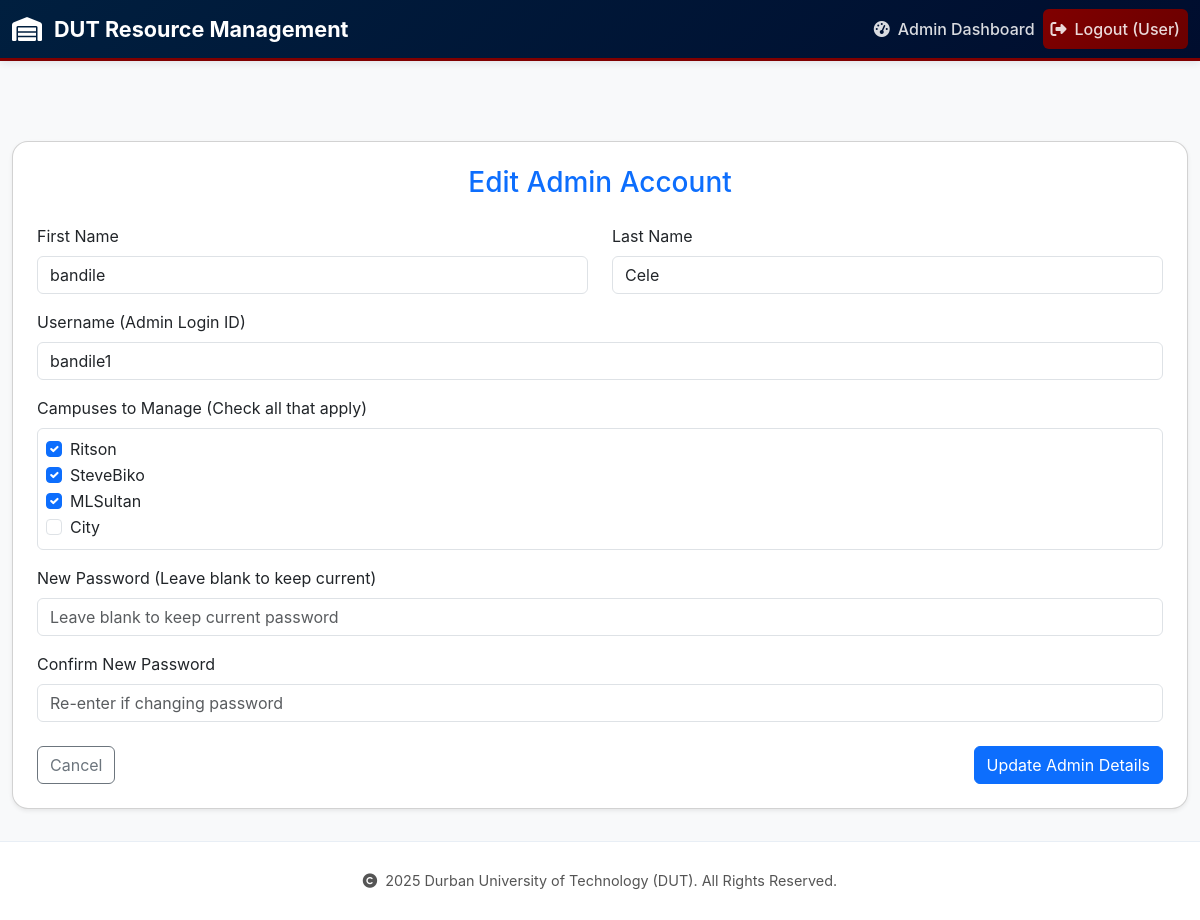
Screenshot of /admin/system/admins/edit/2 (signed in) with the database file from the repository.
### app/models.py (models this page shows, shortened)
class Admin(db.Model, UserMixin):
    __tablename__ = 'admin'
    admin_id = db.Column(db.Integer, primary_key=True)
    username = db.Column(db.String(80), unique=True, nullable=False)
    name = db.Column(db.String(100), nullable=True)
    surname = db.Column(db.String(100), nullable=True)
    password_hash = db.Column(db.String(256), nullable=False)  # UPDATED: 128 -> 256
    is_super_admin = db.Column(db.Boolean, default=False, nullable=False)
    data_capturers = db.relationship(
        'DataCapturer', backref='admin', lazy=True, cascade="all, delete-orphan", foreign_keys='DataCapturer.admin_id'
    )
    campuses = db.relationship('Campus', secondary=admin_campus_association, lazy='subquery',
                              backref=db.backref('admins', lazy=True))
    @property
    def is_admin(self):
        return True

class Campus(db.Model):
    __tablename__ = 'campus'
    campus_id = db.Column(db.Integer, primary_key=True)
    name = db.Column(db.String(120), unique=True, nullable=False)
    rooms = db.relationship('Room', backref='campus', lazy=True, cascade="all, delete-orphan")

### app/routes/admin_routes.py (the view, shortened to what this page needs)
@admin_bp.route('/system/admins/edit/<int:admin_id>', methods=['GET', 'POST'])
@login_required
def edit_admin(admin_id):
    admin = Admin.query.get_or_404(admin_id)
    form = AdminEditForm(original_username=admin.username)
    campuses = Campus.query.all()
    form.campuses_assigned.choices = [(c.name, c.name) for c in campuses]
    if request.method == 'GET':
        form.name.data = admin.name
        form.surname.data = admin.surname
        form.username.data = admin.username
        form.campuses_assigned.data = [c.name for c in admin.campuses]
    return render_template('admin/edit_admin.html', form=form, admin=admin)

### app/forms.py (shortened to what this page needs)
class AdminEditForm(AdminCreationForm):
    password = PasswordField('New Password (Leave blank to keep current)', validators=[Optional(), Length(min=8)])
    password_confirm = PasswordField('Confirm New Password', validators=[Optional(), EqualTo('password', message='Passwords must match')])
    submit = SubmitField('Update Admin Details')

### app/__init__.py (called while the page is built)
@login_manager.user_loader
def load_user(user_id):
    user_type, _, user_actual_id = user_id.partition('-')
    if user_type == 'A':
        return Admin.query.get(int(user_actual_id))
    elif user_type == 'D':
        return DataCapturer.query.get(int(user_actual_id))
    return None

### app/templates/admin/edit_admin.html (shortened to what this page needs)
{% extends "base.html" %}
{% block content %}
<div class="container mt-5">
  <div class="card shadow-sm rounded-4 p-4">
    <h3 class="mb-4 text-center text-primary">Edit Admin Account</h3>
    <form method="POST">
      <div class="row">
        <div class="col-md-6 mb-3">
          {{ form.name.label(class="form-label") }}
          {{ form.name(class="form-control") }}
        </div>
        <div class="col-md-6 mb-3">
          {{ form.surname.label(class="form-label") }}
          {{ form.surname(class="form-control") }}
        </div>
      </div>
      <div class="mb-3">
        {{ form.username.label(class="form-label") }}
        {{ form.username(class="form-control") }}
      </div>
      <div class="mb-3">
        {{ form.campuses_assigned.label(class="form-label") }}
        <div class="border rounded p-2" style="max-height: 200px; overflow-y: auto;">
          {% for subfield in form.campuses_assigned %}
            <div class="form-check">
              {{ subfield(class="form-check-input") }}
              {{ subfield.label(class="form-check-label") }}
            </div>
          {% endfor %}
        </div>
      </div>
      <div class="mb-3">
        {{ form.password.label(class="form-label") }}
        {{ form.password(class="form-control", placeholder="Leave blank to keep current password") }}
      </div>
      <div class="mb-3">
        {{ form.password_confirm.label(class="form-label") }}
        {{ form.password_confirm(class="form-control", placeholder="Re-enter if changing password") }}
      </div>
      <div class="d-flex justify-content-between mt-4">
        <a href="{{ url_for('admin.manage_admins') }}" class="btn btn-outline-secondary">Cancel</a>
        <button type="submit" class="btn btn-primary">{{ form.submit.label.text }}</button>
      </div>
    </form>
  </div>
</div>
{% endblock %}

### app/templates/base.html (style rules this page uses)
:root { --dut-primary: #001F3F; --dut-accent: #800000; --text-primary: #1a1a1a; --text-secondary: #555; --border-color: #e8eef5; }
* { margin: 0; padding: 0; box-sizing: border-box; }
html, body { height: 100%; font-family: -apple-system, BlinkMacSystemFont, "Segoe UI", Roboto, "Helvetica Neue", Arial, sans-serif; }
body { display: flex; flex-direction: column; min-height: 100vh; background: #f8f9fa; }
.container { max-width: 1200px; }

### rows the page displays
Admin: name "bandile", surname "Cele", username "bandile1"
Campus: label "Ritson"
Campus: label "SteveBiko"
Campus: label "MLSultan"
Campus: label "City"

### other values shown
{{ current_user.full_name or 'User' }} "User"
